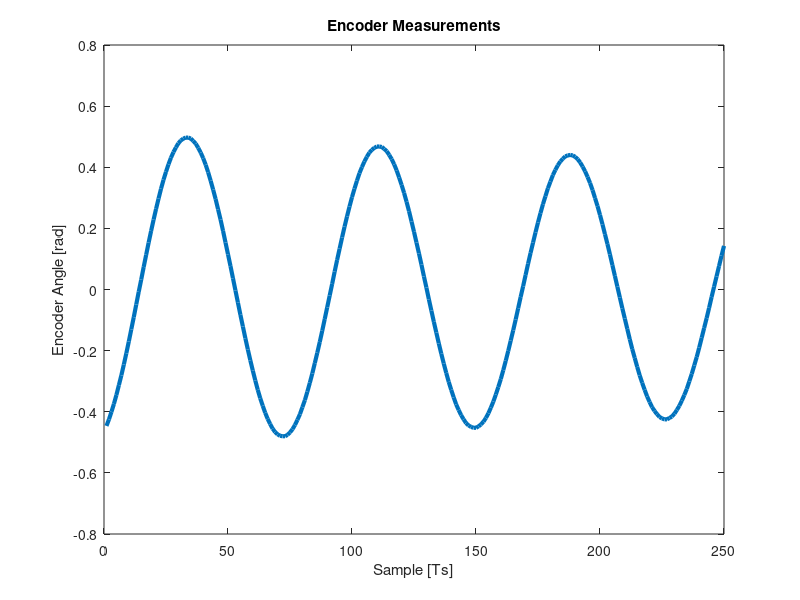

The MATLAB source for this figure: (Note: this script raises an error after producing the figure.)
close all;
clc;
clear;

encoder = load('encoder_a.mat');

% Generate time vector (cut off first section)
cut_off = 150;
N = size(encoder.encoder);
t = 0.01*(1:N-cut_off);

% Extract encoder data wanted

encoder_extract = encoder.encoder(1+cut_off:N);
%encoder_measurements = encoder_measurements(0:N);

figure(2);
grid on;
plot(encoder_extract, 'LineWidth',3)
xlabel('Sample [Ts]')
ylabel('Encoder Angle [rad]')
title('Encoder Measurements')

% Define optimisation initial conditions
params0 = [0.01;0.0001;encoder_extract(1,:);0.001;0.00009];
% Define optimisation cost
cost = @(params) norm(encoder_extract - pendSim(t,params,encoder_extract));
% Run optimisation to find model parameters
nonlcon = @(params) nonlconSingle(params);
[params_opt, costVal] = fmincon(cost,params0,[],[],[],[],[],[],nonlcon);

% Get our estimate angle
[recovered_theta] = pendSim(t,params_opt,encoder_extract);

%% cad syd id

% Define optimisation initial conditions
% params0 = [0.1;0.1;0.1];
% % Define optimisation cost
% cost = @(params) norm(encoder_extract - cadPendSim(t,params,encoder_extract));
% % Run optimisation to find model parameters
% [params_opt, costVal] = fmincon(cost,params0);
% 
% [recovered_theta] = cadPendSim(t,params_opt,encoder_extract);

%% Multiple data set

% constraint = @(params) nonlcon(params);
%     
% cost = @(params) norm(encoder_extract - cadPendSim(t,params,encoder_extract));


%% Plot
figure(3)
plot(t, encoder_extract,'LineWidth',4);
hold on
grid on
plot(t, recovered_theta,'--','LineWidth',4);
legend({'Encoder [rad]','Recovered Angle [rad]'})
xlabel('time [s]');
ylabel('Angle [rad]');

%% Disp optimized params
disp('Estimated Length : ')
disp(params_opt(1))


%% Functions
function [theta] = pendSim(t_sim,params,encoder_extract)
    % Unpack parameters
    l = params(1);
    d_t = params(2);
    theta0 = params(3);
    dtheta0 = params(4);
    J = params(5);
    % Define known parameters
    mp = 0.1298/2;
    g = 9.81;
    
    % TODO: Define pendulum ODE. x = (dtheta, theta)
    I = mp*l^2+J;
    ddtheta = @(x) -(d_t*x(1))/I - (mp*g*l*sin(x(2)))/I;
    dtheta = @(x) x(1);
    dx = @(t,x) [ddtheta(x); dtheta(x)];
    
    % Define simulation initial conditionas and run simulation
    initial = [dtheta0, theta0]';
    % Run simulation
    [~,x] = ode45(dx,t_sim,initial);
    % Return simulated angles
    theta = x(:,2);
end

function [theta] = cadPendSim(t_sim,params,encoder_extract)
    % Unpack parameters
    d_t = params(1);
    l = params(2);
    theta0 = encoder_extract(1,:);
    dtheta0 = params(3);
    % Define known parameters
    mp = 0.3424;
    g = 9.81;
    I = 0.00728437;
    
    % TODO: Define pendulum ODE. x = (dtheta, theta)
    ddtheta = @(x) -d_t*x(1)/I - mp*g*l*sin(x(2))/I;
    dtheta = @(x) x(1);
    dx = @(t,x) [ddtheta(x); dtheta(x)];
    
    % TODO: Define simulation initial conditionas and run simulation
    initial = [dtheta0, theta0]';
    % Run simulation
    [~,x] = ode45(dx,t_sim,initial);
    % TODO: Return simulated angles
    theta = x(:,2);
%     dtheta = x(:,1);
end

function [theta] = multiPendSim(t_sim,params,encoder_extract)
    % Unpack parameters
    d_t = params(1);
    l = params(2);
    theta0 = encoder_extract(1,:);
    dtheta0 = params(3);
    % Define known parameters
    mp = 0.3424;
    g = 9.81;
    I = 0.00728437;
    
    % TODO: Define pendulum ODE. x = (dtheta, theta)
    ddtheta = @(x) -d_t*x(1)/I - mp*g*l*sin(x(2))/I;
    dtheta = @(x) x(1);
    dx = @(t,x) [ddtheta(x); dtheta(x)];
    
    % TODO: Define simulation initial conditionas and run simulation
    initial = [dtheta0, theta0]';
    % Run simulation
    [~,x] = ode45(dx,t_sim,initial);
    % TODO: Return simulated angles
    theta = x(:,2);
%     dtheta = x(:,1);
end